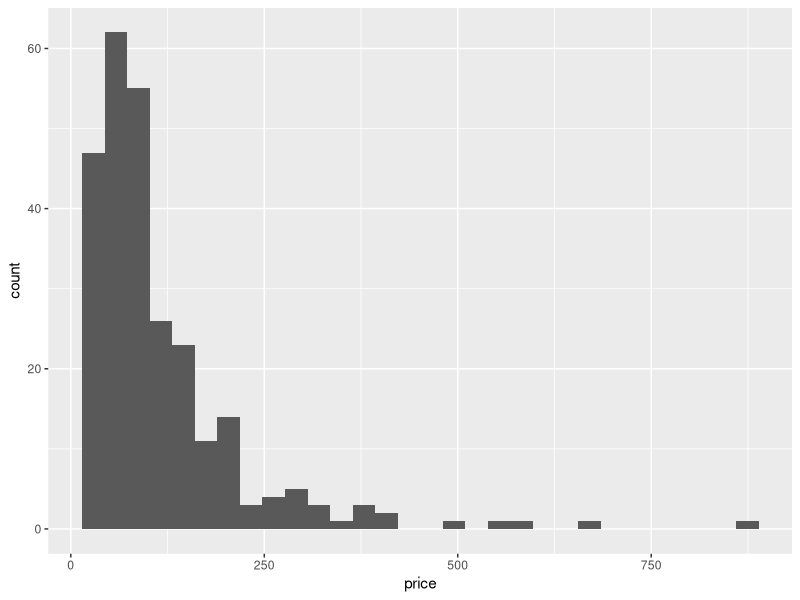
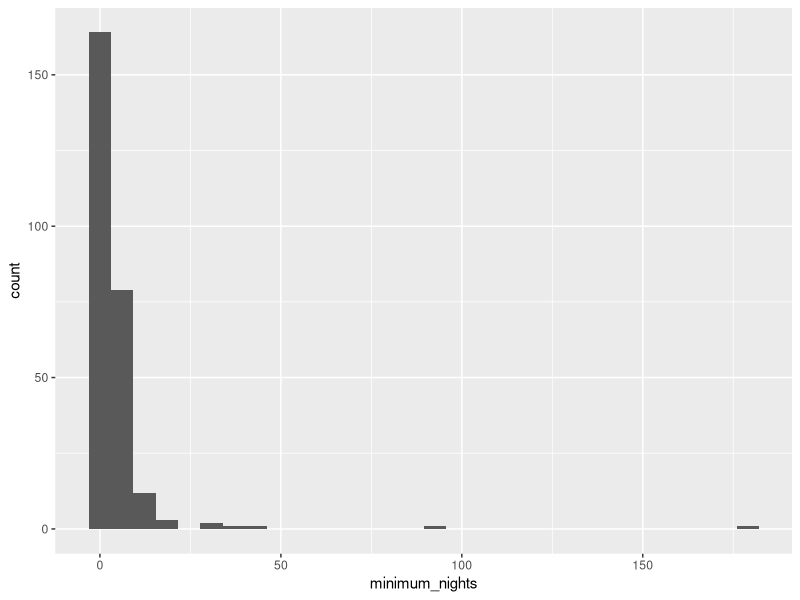
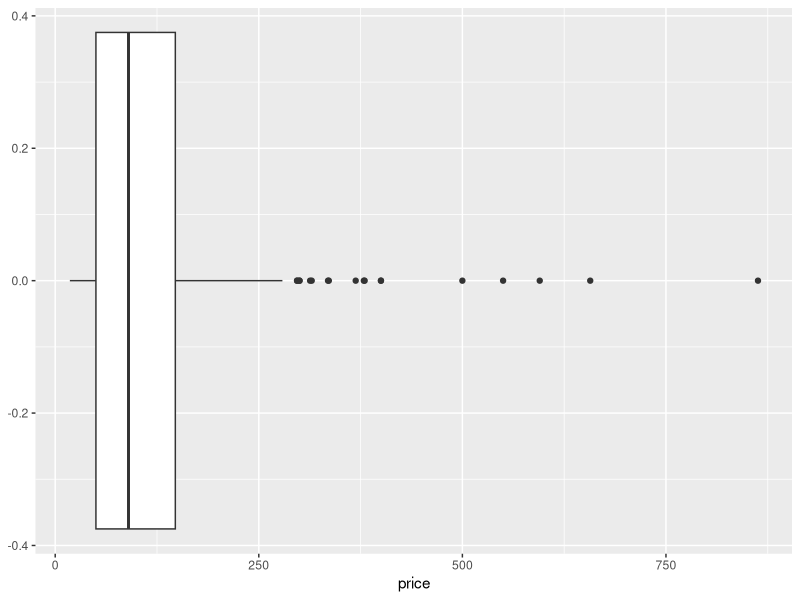
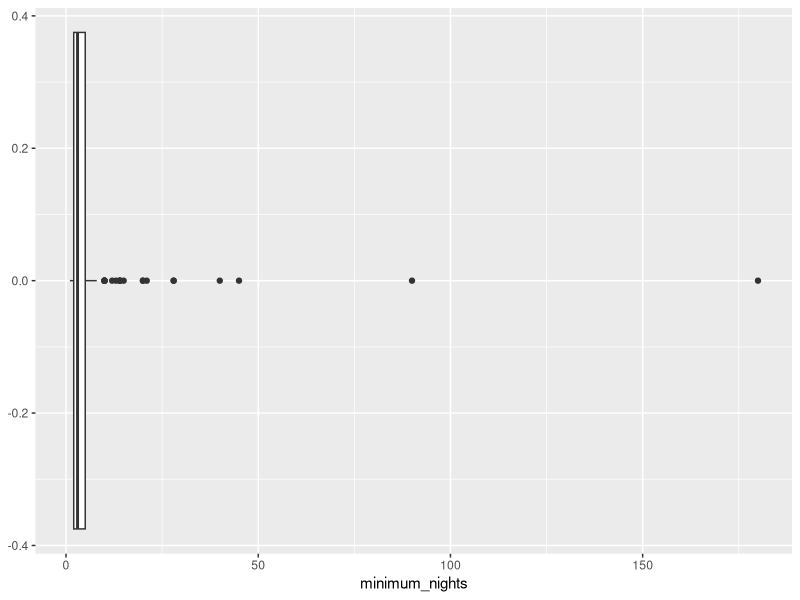

The R script that drew these images, in order:
library(tidyverse)
library(dplyr)
library(ggplot2)

getwd()
install.packages("tidyverse")
install.packages("dplyr")
# Load necessary libraries

df <- read.csv("homework.csv")
View(df)

# Calculate the mean, median, and mode of the numerical variables
mean_price <- mean(df$price)
median_price <- median(df$price)
mode_price <- mode(df$price)



mean_minimum_nights <- mean(df$minimum_nights)
median_minimum_nights <- median(df$minimum_nights)
mode_minimum_nights <- mode(df$minimum_nights)

# Calculate the range, variance, and standard deviation of the numerical variables
range_price <- max(df$price) - min(df$price)
variance_price <- var(df$calculated_host_listings_count)
standard_deviation_price <- sd(df$price)

range_minimum_nights <- max(df$minimum_nights) - min(df$minimum_nights)
variance_minimum_nights <- var(df$minimum_nights)
standard_deviation_minimum_nights <- sd(df$minimum_nights)


#calculate mode of categorical data
mode_type <- mode(df$room_type)

#printing the output
mode_price
median_price
mean_price
mode_minimum_nights
median_minimum_nights
mean_minimum_nights
standard_deviation_price
variance_price
range_price
standard_deviation_minimum_nights
variance_minimum_nights
range_minimum_nights
mode_type



# Select categorical variables for analysis
categorical_variables <- c("room_type", "name")

# Calculate the frequency of each category for categorical variables
category_frequencies <- lapply(df[categorical_variables], table)

# Calculate the mode (most common category) for categorical variables
modes <- lapply(category_frequencies, function(x) as.character(names(x)[which.max(x)]))

# Display the results
cat("Frequency of Categories for Categorical Variables:\n")
print(category_frequencies)

cat("\nMode (Most Common Category) for Categorical Variables:\n")
print(modes)



# Create a histogram of the numerical variables
ggplot(df, aes(x = price)) + geom_histogram()
ggplot(df, aes(x = minimum_nights)) + geom_histogram()

# Create a boxplot of the numerical variables
ggplot(df, aes(x = price)) + geom_boxplot()
ggplot(df, aes(x = minimum_nights)) + geom_boxplot()